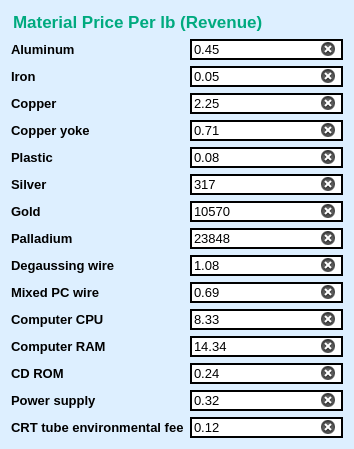
     <widget class="QFrame" name="frame">
      <property name="styleSheet">
       <string notr="true">border :0px solid;
border-color: rgb(255, 255, 255);
background-color: rgb(221, 239, 255);
border-radius: 15px;</string>
      </property>
      <property name="frameShape">
       <enum>QFrame::StyledPanel</enum>
      </property>
      <property name="frameShadow">
       <enum>QFrame::Raised</enum>
      </property>
      <layout class="QGridLayout" name="gridLayout_8">
       <item row="0" column="0">
        <layout class="QVBoxLayout" name="verticalLayout">
         <item>
          <widget class="QLineEdit" name="lineEdit">
           <property name="font">
            <font>
             <family>MS Shell Dlg 2</family>
             <pointsize>13</pointsize>
             <weight>75</weight>
             <italic>false</italic>
             <bold>true</bold>
            </font>
           </property>
           <property name="styleSheet">
            <string notr="true">color: rgb(0, 170, 127);
border :0px solid;
border-color: rgb(255, 255, 255);
background-color: rgb(221, 239, 255);</string>
           </property>
           <property name="text">
            <string>Material Price Per lb (Revenue)</string>
           </property>
          </widget>
         </item>
         <item>
          <layout class="QGridLayout" name="gridLayout">
           <item row="2" column="0">
            <widget class="QLabel" name="label_20">
             <property name="font">
              <font>
               <pointsize>10</pointsize>
               <weight>75</weight>
               <bold>true</bold>
              </font>
             </property>
             <property name="styleSheet">
              <string notr="true">border :0px solid;
border-color: rgb(255, 255, 255);
background-color: rgb(221, 239, 255);</string>
             </property>
             <property name="text">
              <string>Copper</string>
             </property>
            </widget>
           </item>
           <item row="4" column="0">
            <widget class="QLabel" name="label_22">
             <property name="font">
              <font>
               <pointsize>10</pointsize>
               <weight>75</weight>
               <bold>true</bold>
              </font>
             </property>
             <property name="styleSheet">
              <string notr="true">border :0px solid;
border-color: rgb(255, 255, 255);
background-color: rgb(221, 239, 255);</string>
             </property>
             <property name="text">
              <string>Plastic</string>
             </property>
            </widget>
           </item>
           <item row="3" column="1">
            <widget class="QLineEdit" name="cu_yoke">
             <property name="font">
              <font>
               <pointsize>10</pointsize>
              </font>
             </property>
             <property name="styleSheet">
              <string notr="true">border :1.5px solid;
background-color: rgb(255, 255, 255);</string>
             </property>
             <property name="text">
              <string>0.71</string>
             </property>
             <property name="clearButtonEnabled">
              <bool>true</bool>
             </property>
            </widget>
           </item>
           <item row="2" column="1">
            <widget class="QLineEdit" name="cu">
             <property name="font">
              <font>
               <pointsize>10</pointsize>
              </font>
             </property>
             <property name="styleSheet">
              <string notr="true">border :1.5px solid;
background-color: rgb(255, 255, 255);</string>
             </property>
             <property name="text">
              <string>2.25</string>
             </property>
             <property name="clearButtonEnabled">
              <bool>true</bool>
             </property>
            </widget>
           </item>
           <item row="7" column="0">
            <widget class="QLabel" name="label_26">
             <property name="font">
              <font>
               <pointsize>10</pointsize>
               <weight>75</weight>
               <bold>true</bold>
              </font>
             </property>
             <property name="styleSheet">
              <string notr="true">border :0px solid;
border-color: rgb(255, 255, 255);
background-color: rgb(221, 239, 255);</string>
             </property>
             <property name="text">
              <string>Palladium</string>
             </property>
            </widget>
           </item>
           <item row="6" column="0">
            <widget class="QLabel" name="label_25">
             <property name="font">
              <font>
               <pointsize>10</pointsize>
               <weight>75</weight>
               <bold>true</bold>
              </font>
             </property>
             <property name="styleSheet">
              <string notr="true">border :0px solid;
border-color: rgb(255, 255, 255);
background-color: rgb(221, 239, 255);</string>
             </property>
             <property name="text">
              <string>Gold</string>
             </property>
            </widget>
           </item>
           <item row="0" column="1">
            <widget class="QLineEdit" name="al">
             <property name="font">
              <font>
               <pointsize>10</pointsize>
              </font>
             </property>
             <property name="styleSheet">
              <string notr="true">border :1.5px solid;
background-color: rgb(255, 255, 255);</string>
             </property>
             <property name="text">
              <string>0.45</string>
             </property>
             <property name="clearButtonEnabled">
              <bool>true</bool>
             </property>
            </widget>
           </item>
           <item row="8" column="1">
            <widget class="QLineEdit" name="degaussing_wire">
             <property name="font">
              <font>
               <pointsize>10</pointsize>
              </font>
             </property>
             <property name="styleSheet">
              <string notr="true">border :1.5px solid;
background-color: rgb(255, 255, 255);</string>
             </property>
             <property name="text">
              <string>1.08</string>
             </property>
             <property name="clearButtonEnabled">
              <bool>true</bool>
             </property>
            </widget>
           </item>
           <item row="9" column="0">
            <widget class="QLabel" name="label_32">
             <property name="font">
              <font>
               <pointsize>10</pointsize>
               <weight>75</weight>
               <bold>true</bold>
              </font>
             </property>
             <property name="styleSheet">
              <string notr="true">border :0px solid;
border-color: rgb(255, 255, 255);
background-color: rgb(221, 239, 255);</string>
             </property>
             <property name="text">
              <string>Mixed PC wire</string>
             </property>
            </widget>
           </item>
           <item row="9" column="1">
            <widget class="QLineEdit" name="mixed_pc_wire">
             <property name="font">
              <font>
               <pointsize>10</pointsize>
              </font>
             </property>
             <property name="styleSheet">
              <string notr="true">border :1.5px solid;
background-color: rgb(255, 255, 255);</string>
             </property>
             <property name="text">
              <string>0.69</string>
             </property>
             <property name="clearButtonEnabled">
              <bool>true</bool>
             </property>
            </widget>
           </item>
           <item row="6" column="1">
            <widget class="QLineEdit" name="au">
             <property name="font">
              <font>
               <pointsize>10</pointsize>
              </font>
             </property>
             <property name="styleSheet">
              <string notr="true">border :1.5px solid;
background-color: rgb(255, 255, 255);</string>
             </property>
             <property name="text">
              <string>10570</string>
             </property>
             <property name="clearButtonEnabled">
              <bool>true</bool>
             </property>
            </widget>
           </item>
           <item row="8" column="0">
            <widget class="QLabel" name="label_23">
             <property name="font">
              <font>
               <pointsize>10</pointsize>
               <weight>75</weight>
               <bold>true</bold>
              </font>
             </property>
             <property name="styleSheet">
              <string notr="true">border :0px solid;
border-color: rgb(255, 255, 255);
background-color: rgb(221, 239, 255);</string>
             </property>
             <property name="text">
              <string>Degaussing wire</string>
             </property>
            </widget>
           </item>
           <item row="1" column="0">
            <widget class="QLabel" name="label_19">
             <property name="font">
              <font>
               <pointsize>10</pointsize>
               <weight>75</weight>
               <bold>true</bold>
              </font>
             </property>
             <property name="styleSheet">
              <string notr="true">border :0px solid;
border-color: rgb(255, 255, 255);
background-color: rgb(221, 239, 255);</string>
             </property>
             <property name="text">
              <string>Iron</string>
             </property>
            </widget>
           </item>
           <item row="3" column="0">
            <widget class="QLabel" name="label_21">
             <property name="font">
              <font>
               <pointsize>10</pointsize>
               <weight>75</weight>
               <bold>true</bold>
              </font>
             </property>
             <property name="styleSheet">
              <string notr="true">border :0px solid;
border-color: rgb(255, 255, 255);
background-color: rgb(221, 239, 255);</string>
             </property>
             <property name="text">
              <string>Copper yoke</string>
             </property>
            </widget>
           </item>
           <item row="4" column="1">
            <widget class="QLineEdit" name="plastic">
             <property name="font">
              <font>
               <pointsize>10</pointsize>
              </font>
             </property>
             <property name="styleSheet">
              <string notr="true">border :1.5px solid;
background-color: rgb(255, 255, 255);</string>
             </property>
             <property name="text">
              <string>0.08</string>
             </property>
             <property name="clearButtonEnabled">
              <bool>true</bool>
             </property>
            </widget>
           </item>
           <item row="5" column="0">
            <widget class="QLabel" name="label_24">
             <property name="font">
              <font>
               <pointsize>10</pointsize>
               <weight>75</weight>
               <bold>true</bold>
              </font>
             </property>
             <property name="styleSheet">
              <string notr="true">border :0px solid;
border-color: rgb(255, 255, 255);
background-color: rgb(221, 239, 255);</string>
             </property>
             <property name="text">
              <string>Silver</string>
             </property>
            </widget>
           </item>
           <item row="5" column="1">
            <widget class="QLineEdit" name="ag">
             <property name="font">
              <font>
               <pointsize>10</pointsize>
              </font>
             </property>
             <property name="styleSheet">
              <string notr="true">border :1.5px solid;
background-color: rgb(255, 255, 255);</string>
             </property>
             <property name="text">
              <string>317</string>
             </property>
             <property name="clearButtonEnabled">
              <bool>true</bool>
             </property>
            </widget>
           </item>
           <item row="7" column="1">
            <widget class="QLineEdit" name="pd">
             <property name="font">
              <font>
               <pointsize>10</pointsize>
              </font>
             </property>
             <property name="styleSheet">
              <string notr="true">border :1.5px solid;
background-color: rgb(255, 255, 255);</string>
             </property>
             <property name="text">
              <string>23848</string>
             </property>
             <property name="clearButtonEnabled">
              <bool>true</bool>
             </property>
            </widget>
           </item>
           <item row="10" column="1">
            <widget class="QLineEdit" name="cpu">
             <property name="font">
              <font>
               <pointsize>10</pointsize>
              </font>
             </property>
             <property name="styleSheet">
              <string notr="true">border :1.5px solid;
background-color: rgb(255, 255, 255);</string>
             </property>
             <property name="text">
              <string>8.33</string>
             </property>
             <property name="clearButtonEnabled">
              <bool>true</bool>
             </property>
            </widget>
           </item>
           <item row="10" column="0">
            <widget class="QLabel" name="label_31">
             <property name="font">
              <font>
               <pointsize>10</pointsize>
               <weight>75</weight>
               <bold>true</bold>
              </font>
             </property>
             <property name="styleSheet">
              <string notr="true">border :0px solid;
border-color: rgb(255, 255, 255);
background-color: rgb(221, 239, 255);</string>
             </property>
             <property name="text">
              <string>Computer CPU</string>
             </property>
            </widget>
           </item>
           <item row="11" column="0">
            <widget class="QLabel" name="label_30">
             <property name="font">
              <font>
               <pointsize>10</pointsize>
               <weight>75</weight>
               <bold>true</bold>
              </font>
             </property>
             <property name="styleSheet">
              <string notr="true">border :0px solid;
border-color: rgb(255, 255, 255);
background-color: rgb(221, 239, 255);</string>
             </property>
             <property name="text">
              <string>Computer RAM</string>
             </property>
            </widget>
           </item>
           <item row="1" column="1">
            <widget class="QLineEdit" name="fe">
             <property name="font">
              <font>
               <pointsize>10</pointsize>
              </font>
             </property>
             <property name="styleSheet">
              <string notr="true">border :1.5px solid;
background-color: rgb(255, 255, 255);</string>
             </property>
             <property name="text">
              <string>0.05</string>
             </property>
             <property name="clearButtonEnabled">
              <bool>true</bool>
             </property>
            </widget>
           </item>
           <item row="0" column="0">
            <widget class="QLabel" name="label_14">
             <property name="font">
              <font>
               <pointsize>10</pointsize>
               <weight>75</weight>
               <bold>true</bold>
              </font>
             </property>
             <property name="styleSheet">
              <string notr="true">border :0px solid;
border-color: rgb(255, 255, 255);
background-color: rgb(221, 239, 255);</string>
             </property>
             <property name="text">
              <string>Aluminum</string>
             </property>
            </widget>
           </item>
           <item row="11" column="1">
            <widget class="QLineEdit" name="ram">
             <property name="font">
              <font>
               <pointsize>10</pointsize>
              </font>
             </property>
             <property name="styleSheet">
              <string notr="true">border :1.5px solid;
background-color: rgb(255, 255, 255);</string>
             </property>
             <property name="text">
              <string>14.34</string>
             </property>
             <property name="clearButtonEnabled">
              <bool>true</bool>
             </property>
            </widget>
           </item>
           <item row="12" column="0">
            <widget class="QLabel" name="label_29">
             <property name="font">
              <font>
               <pointsize>10</pointsize>
               <weight>75</weight>
               <bold>true</bold>
              </font>
             </property>
             <property name="styleSheet">
              <string notr="true">border :0px solid;
border-color: rgb(255, 255, 255);
background-color: rgb(221, 239, 255);</string>
             </property>
             <property name="text">
              <string>CD ROM</string>
             </property>
            </widget>
           </item>
           <item row="13" column="1">
            <widget class="QLineEdit" name="power_supply">
             <property name="font">
              <font>
               <pointsize>10</pointsize>
              </font>
             </property>
             <property name="styleSheet">
              <string notr="true">border :1.5px solid;
background-color: rgb(255, 255, 255);</string>
             </property>
             <property name="text">
              <string>0.32</string>
             </property>
             <property name="clearButtonEnabled">
              <bool>true</bool>
             </property>
            </widget>
           </item>
           <item row="12" column="1">
            <widget class="QLineEdit" name="cd_rom">
             <property name="font">
              <font>
               <pointsize>10</pointsize>
              </font>
             </property>
             <property name="styleSheet">
              <string notr="true">border :1.5px solid;
background-color: rgb(255, 255, 255);</string>
             </property>
             <property name="text">
              <string>0.24</string>
             </property>
             <property name="clearButtonEnabled">
              <bool>true</bool>
             </property>
            </widget>
           </item>
           <item row="13" column="0">
            <widget class="QLabel" name="label_28">
             <property name="font">
              <font>
               <pointsize>10</pointsize>
               <weight>75</weight>
               <bold>true</bold>
              </font>
             </property>
             <property name="styleSheet">
              <string notr="true">border :0px solid;
border-color: rgb(255, 255, 255);
background-color: rgb(221, 239, 255);</string>
             </property>
             <property name="text">
              <string>Power supply</string>
             </property>
            </widget>
           </item>
           <item row="14" column="1">
            <widget class="QLineEdit" name="crt_tube_environmental_fee">
             <property name="font">
              <font>
               <pointsize>10</pointsize>
              </font>
             </property>
             <property name="styleSheet">
              <string notr="true">border :1.5px solid;
background-color: rgb(255, 255, 255);</string>
             </property>
             <property name="text">
              <string>0.12</string>
             </property>
             <property name="clearButtonEnabled">
              <bool>true</bool>
             </property>
            </widget>
           </item>
           <item row="14" column="0">
            <widget class="QLabel" name="label_27">
             <property name="font">
              <font>
               <pointsize>10</pointsize>
               <weight>75</weight>
               <bold>true</bold>
              </font>
             </property>
             <property name="toolTip">
              <string>&lt;html&gt;&lt;head/&gt;&lt;body&gt;&lt;p&gt;&lt;span style=&quot; font-weight:400; color:#000000;&quot;&gt;$/lb: CRT tube processing fee recycling companies charge to residents or business.&lt;/span&gt;&lt;/p&gt;&lt;/body&gt;&lt;/html&gt;</string>
             </property>
             <property name="styleSheet">
              <string notr="true">border :0px solid;
border-color: rgb(255, 255, 255);
background-color: rgb(221, 239, 255);</string>
             </property>
             <property name="text">
              <string>CRT tube environmental fee</string>
             </property>
            </widget>
           </item>
          </layout>
         </item>
        </layout>
       </item>
      </layout>
     </widget>
